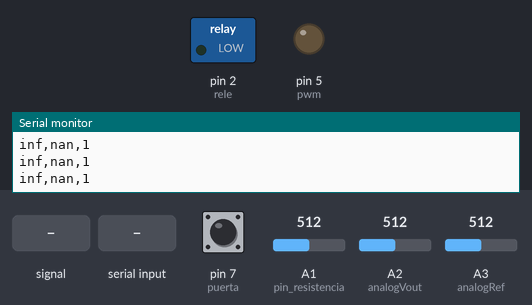
Recording of a sketch running on a simulated Arduino Uno, built with avr-gcc and run on an emulated ATmega328P. On the bench: switched loads named in the sketch (green lamp = pin HIGH), output pins drawn as LEDs (lit = HIGH), the last lines printed to the serial monitor. The test bench sets the inputs (shaded band); at power-on: A2 (analogVout) = 512, A1 (pin_resistencia) = 512, pin 7 (puerta) HIGH, A3 (analogRef) = 512.

Above: at 1.2 s.
1.3 s: A1 (pin_resistencia) fed a 50 Hz sine of ±306 counts around its level
At 1.71 s:
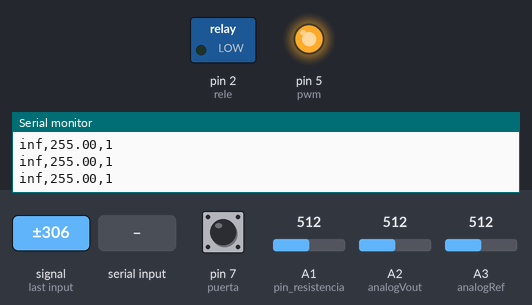
4.3 s: A2 (analogVout) set to 716
7.3 s: "90,45\n" received over Serial
At 7.7 s:
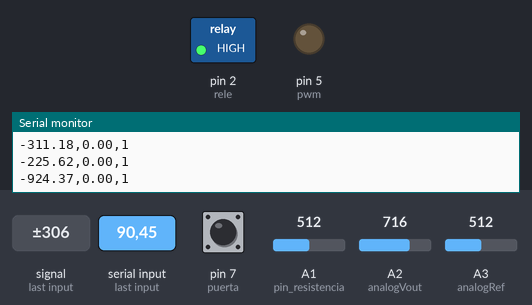
10.3 s: "30,150\n" received over Serial
At 11.1 s:
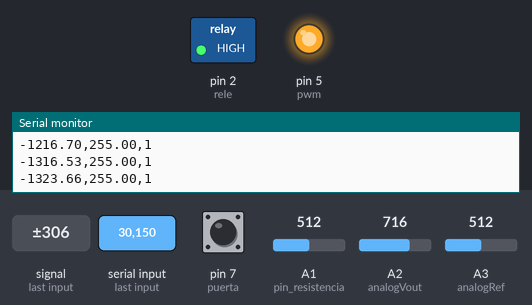
13.3 s: A1 (pin_resistencia) set to 716
16.3 s: A1 (pin_resistencia) fed a 200 Hz sine of ±81 counts around its level
At 16.84 s:
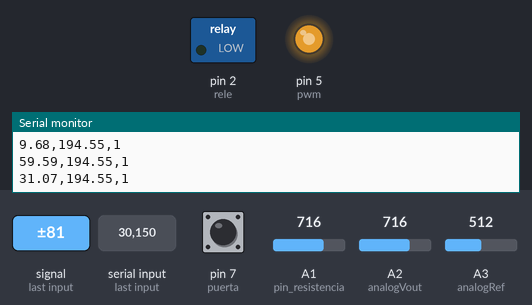
Timing chart, 0 to 20.3 s (numbered marks = the images above; inputs shaded):
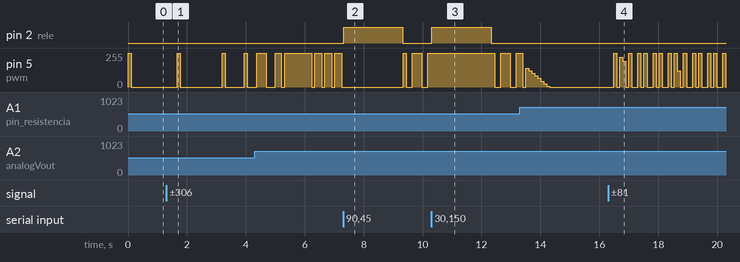

Measured:
- after the input at 1.3 s, pin 5 (pwm): goes 255/255 0.10 s, 0/255 1.4 s, 255/255 0.10 s, 0/255 0.65 s, 255/255 0.10 s, then 0/255, starting after 0.37 s
- after the input at 7.3 s, pin 2 (rele): LOW → HIGH at once, → LOW 2.0 s later
- after the input at 10.3 s, pin 2 (rele): LOW → HIGH at once, → LOW 2.0 s later
- after the input at 16.3 s, pin 5 (pwm): 0/255 → 255/255 after 0.19 s, → 0/255 0.10 s later, → 223/255 0.10 s later, → 194/255 0.10 s later, … (32 changes in this stretch)

The sketch:

testinout.ino
```cpp
#include <PID_v1.h>

int pin_resistencia = 1;
int puerta = 7;
int bin;
int adc_temp;
int pwmVar = 0;
int pwm = 5;
int rele = 2;
int releVar = 0;
int analogVout = 2;
int analogRef = 3;
int auxrel;
int adc_vout, adc_ref, refaux;
int i, adc_sum = 0, adc;
double Iref317 ,Vref317;
double aux1, aux2, aux3, resistencia;
double auxt1, temp, auxt2 = 100.0 * 0.003850;
double pid_out, setpoint = 25.0;

//Specify the links and initial tuning parameters
PID myPID(&temp, &pid_out, &setpoint,2,5,1, DIRECT);

/*
 * PID(&Input, &Output, &Setpoint, Kp, Ki, Kd, Direction)
  Parameters
  Input: The variable we're trying to control (double)
  Output: The variable that will be adjusted by the pid (double)
  Setpoint: The value we want to Input to maintain (double)
  Kp, Ki, Kd: Tuning Parameters. these affect how the pid will chage the output. (double>=0)
  Direction: Either DIRECT or REVERSE. determines which direction the output will move when
  faced with a given error. DIRECT is most common
 */

void serialEvent()
{
  //------------------------------------------------------------
  /*
   * leo los valores que me llegan desde el labview y los paso de
   * ASCII a enteros
   */
  //------------------------------------------------------------

  pwmVar = Serial.parseInt();
  setpoint = pwmVar;
  releVar = Serial.parseInt();
  /*Serial.print("pase");
  Serial.println(releVar);*/
  if(releVar == 0)
  {
    digitalWrite(rele, LOW);
    //Serial.println("ejecute low");
  }
  else
  {
    digitalWrite(rele, HIGH);
    //Serial.println("ejecute high");
  }
}

void setup() {
  // put your setup code here, to run once:

  //abro la comunicacion serie
  Serial.begin(9600);

  //declaro inputs y outputs
  pinMode(puerta, INPUT_PULLUP);
  pinMode(pwm, OUTPUT);
  pinMode(rele, OUTPUT);
  digitalWrite(rele, LOW);

  //inicio el PID
  myPID.SetMode(AUTOMATIC);
}

void loop() {
  // put your main code here, to run repeatedly:

  //------------------------------------------------------------
  //leo entradas
  //------------------------------------------------------------

  //leo el potenciometro
  //filtro para evitar ruidos, leyendo 100 veces y tomo el promedio
  for(i = 0; i < 100; i++)
  {
    adc = analogRead(pin_resistencia);
    adc_sum += adc;
  }

  adc_temp = adc_sum / 100;

  //reinicializo el sumador
  adc_sum = 0;

  //leo el valor de tension en Vout y REF del 317
  adc_vout =analogRead(analogVout);
  adc_ref = analogRead(analogRef);

  //me fijo si la compuerta esta abierta. open= 1, close=0
  bin = digitalRead(puerta);


  //------------------------------------------------------------
  /*
   * proceso los valores analogicos para poder conocer la temperatura
   * supongo que utilizo una PT100
   */
  //------------------------------------------------------------

  //calculo el valor de referencia para poder calcular la cantidad de corriente que entrega el 317
  //refaux es el valor en formato de 10 bits
  refaux = adc_vout - adc_ref;

  //lo paso a valor de tension
  Vref317 = refaux *(5.0/1024.0);
  Iref317 = Vref317 / 560.0;

  //calculo el valor de la resistencia = ( 5 * ((lectura / 1024) - (Vref/56)) ) / (Vref / 560)
  aux1 = adc_temp / 1024.0;
  aux2 = Vref317 / 56.0;
  aux3 = 5.0 * (aux1 - aux2);
  resistencia = aux3 / Iref317;

  //calculo la temperatura en base a la aproximacion de Callendar - Van Dusen
  //donde Rt = R0 * (1 + alpha*t) con alpha=0.003850, despejando la temperatura
  //queda t = (Rt - R0)/(R0 * alpha)

  auxt1 = resistencia - 100.0;
  temp = auxt1 / auxt2; //auxt2 esta hardcodeado en la declaracion de variables para hacer mas rapido el loop

  //------------------------------------------------------------
  //llamo al PID para que tome una accion
  //------------------------------------------------------------

  myPID.Compute();

  //------------------------------------------------------------
  //mando los valores al labview
  //------------------------------------------------------------


  //valor de la lectura de temperatura
  Serial.print(temp);
  Serial.print(",");
  //valor de la salida del pid
  //Serial.print("pid_out:");
  Serial.print(pid_out);
  Serial.print(",");

  //valor de la compuerta  abierta = 0 ; cerrada = 1
  Serial.println(bin);

  //comando la salida pwm
  analogWrite(pwm, pid_out);

  delay(5);
}
```
